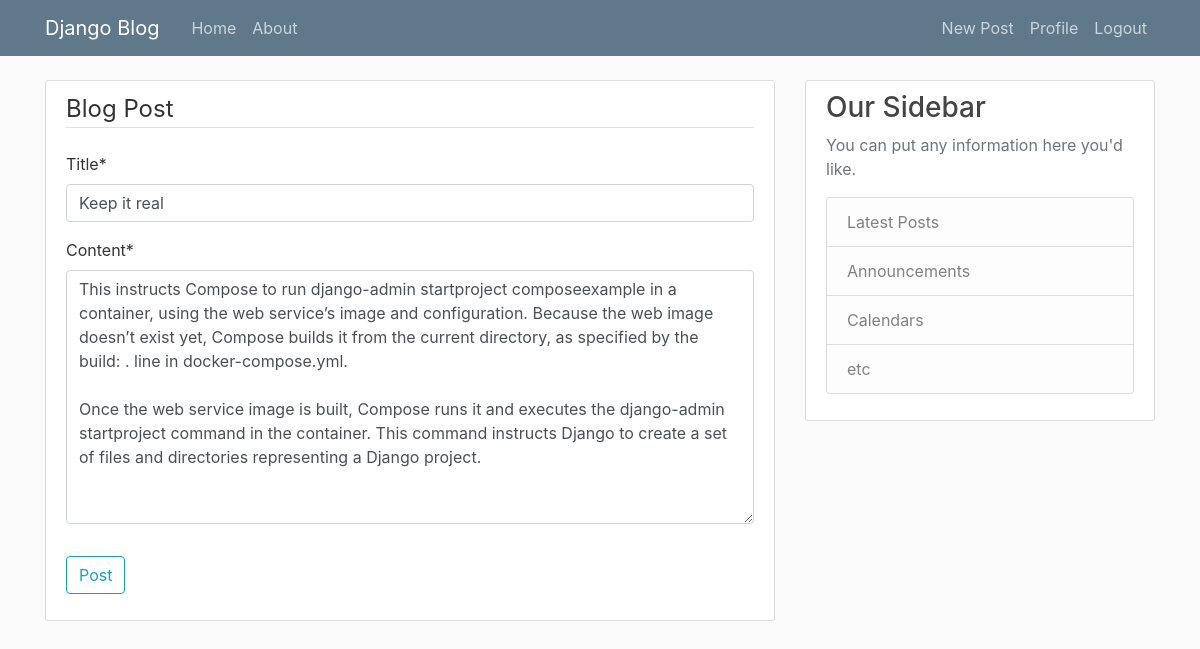
/post/9/update/ (signed in), run on the app's committed database.
### blog/models.py (models this page shows, shortened)
class Post(models.Model):
    title = models.CharField(max_length=100)
    content = models.TextField()
    date_posted = models.DateTimeField(default=timezone.now)
    author = models.ForeignKey(User, on_delete=models.CASCADE)

### blog/views.py (the view, shortened to what this page needs)
# urls.py: path('post/<int:pk>/update/', PostUpdateView.as_view(), name='post-update'),
class PostUpdateView(LoginRequiredMixin, UserPassesTestMixin, UpdateView):
    model = Post
    fields  = ['title','content']
    def test_func(self):
        post = self.get_object()
        if self.request.user == post.author:
            return True
        return False

### blog/templates/blog/post_form.html (shortened to what this page needs)
{% extends "blog/base.html" %}
{% load crispy_forms_tags %}
{% block content %}
   <div class="content-section">
    <form method="POST">
        <fieldset class="form-group">
            <legend class="border-bottom mb-4">Blog Post</legend>
            {{ form|crispy }}
        </fieldset>
        <div class="form-group">
            <button class="btn btn-outline-info" type="submit">Post</button>
        </div>
    </form>
   </div>
{% endblock content%}

### blog/static/blog/main.css (style rules this page uses)
body { background: #fafafa; color: #333333; margin-top: 5rem; }
.content-section { background: #ffffff; padding: 10px 20px; border: 1px solid #dddddd; border-radius: 3px; margin-bottom: 20px; }

### data on the page
Post: title "Keep it real", content "This instructs Compose to run django-admin startproject composeexample in a container, using the web service’s image and configuration. Because the web image doesn’t exist yet, Compose builds it from the current directory, as specified by the build: . line in docker-compose.yml. Once the web service image is built, Compose runs it and executes the django-admin startproject command in the container. This command instructs Django to create a set of files and directories representing a Django project."
